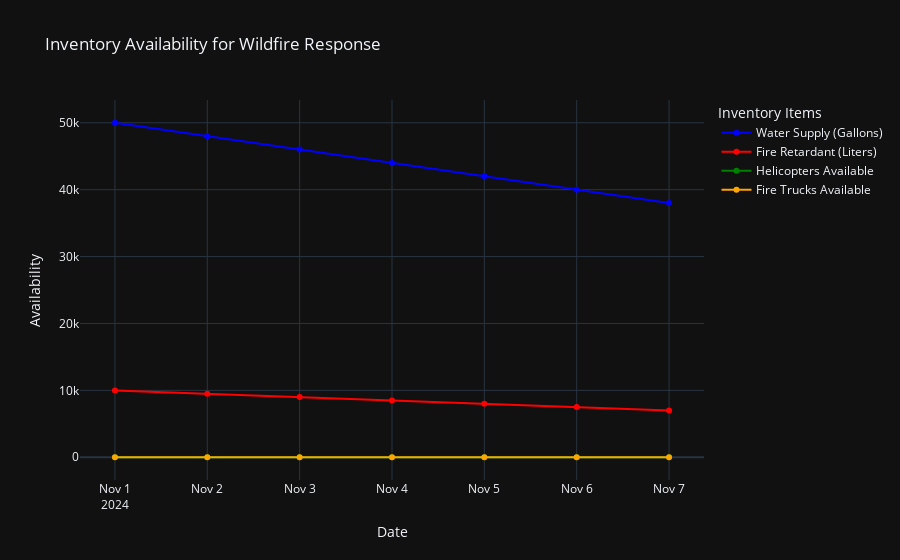

Write notebook code for a chart like this one.
### Code cell
import plotly.graph_objects as go
import pandas as pd

# Example inventory data (This would typically come from your database or real-time sources)
data = {
    "Date": pd.date_range(start="2024-11-01", periods=7, freq="D"),
    "Water Supply (Gallons)": [50000, 48000, 46000, 44000, 42000, 40000, 38000],
    "Fire Retardant (Liters)": [10000, 9500, 9000, 8500, 8000, 7500, 7000],
    "Helicopters Available": [10, 9, 9, 8, 8, 7, 6],
    "Fire Trucks Available": [20, 19, 18, 17, 16, 15, 14]
}

# Convert data to DataFrame
df = pd.DataFrame(data)

# Create Plotly figure
fig = go.Figure()

# Add traces for each inventory item
fig.add_trace(go.Scatter(x=df["Date"], y=df["Water Supply (Gallons)"], mode='lines+markers', name='Water Supply (Gallons)', line=dict(color='blue')))
fig.add_trace(go.Scatter(x=df["Date"], y=df["Fire Retardant (Liters)"], mode='lines+markers', name='Fire Retardant (Liters)', line=dict(color='red')))
fig.add_trace(go.Scatter(x=df["Date"], y=df["Helicopters Available"], mode='lines+markers', name='Helicopters Available', line=dict(color='green')))
fig.add_trace(go.Scatter(x=df["Date"], y=df["Fire Trucks Available"], mode='lines+markers', name='Fire Trucks Available', line=dict(color='orange')))

# Customize layout
fig.update_layout(
    title="Inventory Availability for Wildfire Response",
    xaxis_title="Date",
    yaxis_title="Availability",
    legend_title="Inventory Items",
    template="plotly_dark",  # Optional: to give it a dark theme
    hovermode="closest"
)

# Show plot
fig.show()

### Figure 1 — Plotly figure (JSON) as saved in the notebook; plotly's stock layout.template omitted (floating-point values rounded to 4 significant figures)
{"data": [{"line": {"color": "blue"}, "mode": "lines+markers", "name": "Water Supply (Gallons)", "type": "scatter", "x": ["2024-11-01T00:00:00", "2024-11-02T00:00:00", "2024-11-03T00:00:00", "2024-11-04T00:00:00", "2024-11-05T00:00:00", "2024-11-06T00:00:00", "2024-11-07T00:00:00"], "y": [50000, 48000, 46000, 44000, 42000, 40000, 38000]}, {"line": {"color": "red"}, "mode": "lines+markers", "name": "Fire Retardant (Liters)", "type": "scatter", "x": ["2024-11-01T00:00:00", "2024-11-02T00:00:00", "2024-11-03T00:00:00", "2024-11-04T00:00:00", "2024-11-05T00:00:00", "2024-11-06T00:00:00", "2024-11-07T00:00:00"], "y": [10000, 9500, 9000, 8500, 8000, 7500, 7000]}, {"line": {"color": "green"}, "mode": "lines+markers", "name": "Helicopters Available", "type": "scatter", "x": ["2024-11-01T00:00:00", "2024-11-02T00:00:00", "2024-11-03T00:00:00", "2024-11-04T00:00:00", "2024-11-05T00:00:00", "2024-11-06T00:00:00", "2024-11-07T00:00:00"], "y": [10, 9, 9, 8, 8, 7, 6]}, {"line": {"color": "orange"}, "mode": "lines+markers", "name": "Fire Trucks Available", "type": "scatter", "x": ["2024-11-01T00:00:00", "2024-11-02T00:00:00", "2024-11-03T00:00:00", "2024-11-04T00:00:00", "2024-11-05T00:00:00", "2024-11-06T00:00:00", "2024-11-07T00:00:00"], "y": [20, 19, 18, 17, 16, 15, 14]}], "layout": {"autosize": true, "hovermode": "closest", "legend": {"title": {"text": "Inventory Items"}}, "title": {"text": "Inventory Availability for Wildfire Response"}, "xaxis": {"autorange": true, "range": ["2024-10-31 15:10:57.6216", "2024-11-07 08:49:02.3784"], "title": {"text": "Date"}, "type": "date"}, "yaxis": {"autorange": true, "range": [-4120.0, 54130.0], "title": {"text": "Availability"}, "type": "linear"}}}
